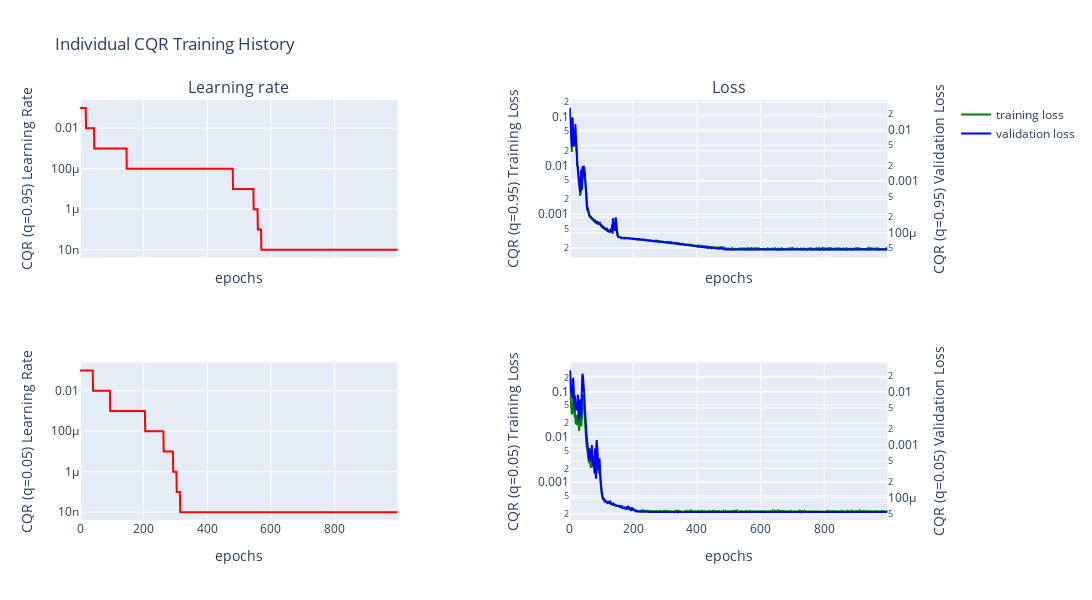

This figure's notebook cell:
### Markdown cell above
# quantile regression
Here qunatile regression is done to bound the errors with confidence values

### Code cell
dm.train_individual_qr(alpha=0.1, hidden_layers=[10],  epochs= 1000, batch_size=1000)
dm.cqr.plot_qr_training_history()

### Figure 1 — Plotly figure (JSON) as saved in the notebook; plotly's stock layout.template omitted (floating-point values rounded to 4 significant figures; data arrays with more than 128 entries replaced by an {"elided": "..."} marker saying what was removed)
{"data": [{"line": {"color": "red"}, "mode": "lines", "name": "learning rate", "showlegend": false, "type": "scatter", "x": {"elided": "1000 int values"}, "xaxis": "x", "y": {"elided": "1000 float values"}, "yaxis": "y"}, {"line": {"color": "green"}, "mode": "lines", "name": "training loss", "showlegend": true, "type": "scatter", "x": {"elided": "1000 int values"}, "xaxis": "x2", "y": {"elided": "1000 float values"}, "yaxis": "y2"}, {"line": {"color": "blue"}, "mode": "lines", "name": "validation loss", "showlegend": true, "type": "scatter", "x": {"elided": "1000 int values"}, "xaxis": "x2", "y": {"elided": "1000 float values"}, "yaxis": "y3"}, {"line": {"color": "red"}, "mode": "lines", "name": "learning rate", "showlegend": false, "type": "scatter", "x": {"elided": "1000 int values"}, "xaxis": "x3", "y": {"elided": "1000 float values"}, "yaxis": "y4"}, {"line": {"color": "green"}, "mode": "lines", "name": "training loss", "showlegend": false, "type": "scatter", "x": {"elided": "1000 int values"}, "xaxis": "x4", "y": {"elided": "1000 float values"}, "yaxis": "y5"}, {"line": {"color": "blue"}, "mode": "lines", "name": "validation loss", "showlegend": false, "type": "scatter", "x": {"elided": "1000 int values"}, "xaxis": "x4", "y": {"elided": "1000 float values"}, "yaxis": "y6"}], "layout": {"annotations": [{"font": {"size": 16}, "showarrow": false, "text": "Learning rate", "x": 0.185, "xanchor": "center", "xref": "paper", "y": 1, "yanchor": "bottom", "yref": "paper"}, {"font": {"size": 16}, "showarrow": false, "text": "Loss", "x": 0.755, "xanchor": "center", "xref": "paper", "y": 1, "yanchor": "bottom", "yref": "paper"}], "height": 600, "title": {"text": "Individual CQR Training History"}, "width": 1800, "xaxis": {"anchor": "y", "domain": [0, 0.37], "matches": "x3", "showticklabels": false, "title": {"text": "epochs"}}, "xaxis2": {"anchor": "y2", "domain": [0.57, 0.94], "matches": "x4", "showticklabels": false, "title": {"text": "epochs"}}, "xaxis3": {"anchor": "y4", "domain": [0, 0.37], "title": {"text": "epochs"}}, "xaxis4": {"anchor": "y5", "domain": [0.57, 0.94], "title": {"text": "epochs"}}, "yaxis": {"anchor": "x", "domain": [0.625, 1], "title": {"text": "CQR (q=0.95)\nLearning Rate"}, "type": "log"}, "yaxis2": {"anchor": "x2", "domain": [0.625, 1], "title": {"text": "CQR (q=0.95)\nTraining Loss"}, "type": "log"}, "yaxis3": {"anchor": "x2", "overlaying": "y2", "side": "right", "title": {"text": "CQR (q=0.95)\nValidation Loss"}, "type": "log"}, "yaxis4": {"anchor": "x3", "domain": [0, 0.375], "title": {"text": "CQR (q=0.05)\nLearning Rate"}, "type": "log"}, "yaxis5": {"anchor": "x4", "domain": [0, 0.375], "title": {"text": "CQR (q=0.05)\nTraining Loss"}, "type": "log"}, "yaxis6": {"anchor": "x4", "overlaying": "y5", "side": "right", "title": {"text": "CQR (q=0.05)\nValidation Loss"}, "type": "log"}}}
